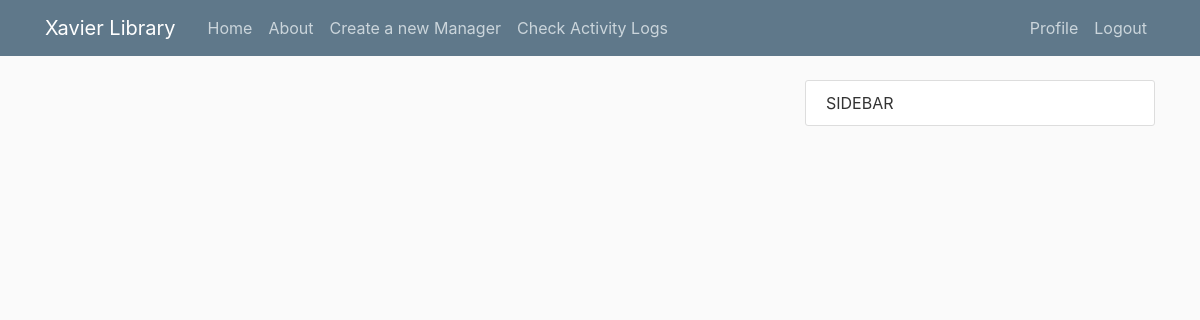
The app's page /logentry/ (signed in), older data.
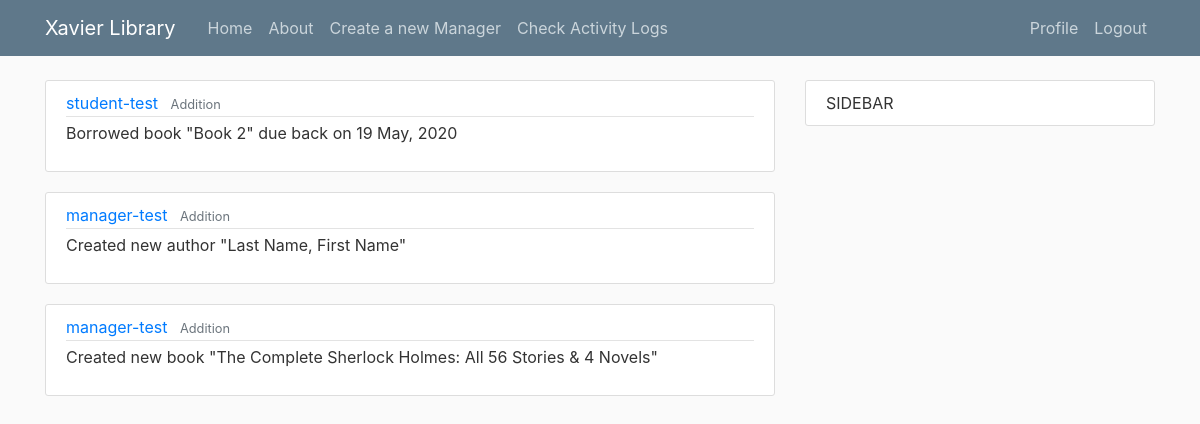
The same page, newer data.
### users/models.py (models this page shows, shortened)
class Activity(models.Model):
    action_time = models.DateTimeField(auto_now=True)
    user = models.ForeignKey(Profile, on_delete=models.SET_NULL, null=True)
    action = models.CharField(max_length=256)
    content = models.CharField(max_length=256)

class Profile(models.Model):
	user = models.OneToOneField(User, on_delete=models.CASCADE)
	image = models.ImageField(default ='default.jpg',upload_to='profile_pics')
	IDnum = models.CharField(max_length=8, blank=True)
	Role = models.ForeignKey('Role' , on_delete=models.SET_NULL, null=True)
	SecurityQuestion = models.CharField(max_length=50, blank=True)
	SecurityAnswer = models.CharField(max_length=30, blank=True)

### library/views.py (the view)
# urls.py: path('logentry/',LogEntryListView.as_view(), name= 'log-entry'),
class LogEntryListView(LoginRequiredMixin, UserPassesTestMixin, ListView):
	model = Activity
	template_name = 'library/logentry.html'
	context_object_name = 'activities'
	def test_func(self):
		if str(self.request.user.profile.Role) == "Administrator":
			return True
		return False

### users/models.py (called while the page is built)
	def __str__(self):
		return self.name

### library/templates/library/logentry.html
{% extends "library/base.html" %}
{% block content%}
	{% for activity in activities %}
		<article class="media content-section">
		  <div class="media-body">
		    <div class="article-metadata">
		      <a class="mr-2" href="#">{{ activity.user.user }}</a>
		      <small class="text-muted">{{ activity.action }}</small>
		    </div>
			  <p>{{ activity.content }}</p>
		  </div>
		</article>
	{% endfor %}
{% endblock content %}

### library/templates/library/base.html (shortened to what this page needs)
{% load static %}
<!DOCTYPE html>
<html>
<head>
    <link rel="stylesheet" href="https://stackpath.bootstrapcdn.com/bootstrap/4.4.1/css/bootstrap.min.css">
    <link rel="stylesheet" type="text/css" href="{% static 'library/main.css' %}">
</head>
<body>
	<header class="site-header">
	  <nav class="navbar navbar-expand-md navbar-dark bg-steel fixed-top">
	    <div class="container">
	      <a class="navbar-brand mr-4" href="{% url 'library-home'%}">Xavier Library</a>
	      <div class="collapse navbar-collapse" id="navbarToggle">
	        <div class="navbar-nav mr-auto">
	          <a class="nav-item nav-link" href="{% url 'library-home'%}">Home</a>
	          <a class="nav-item nav-link" href="{% url 'library-about'%}">About</a>
	          {% if user.profile.Role.create_manager %}
	          <a class="nav-item nav-link" href="{% url 'new_manager' %}">Create a new Manager</a>
	          <a class="nav-item nav-link" href="{% url 'log-entry' %}">Check Activity Logs</a>
	          {% endif %}
	        </div>
	        <div class="navbar-nav">
	        	{% if user.is_authenticated %}
	        		<a class="nav-item nav-link" href="{% url 'profile' %}">Profile</a>
	        		<a class="nav-item nav-link" href="{% url 'logout' %}">Logout</a>
	        	{% else %}
	          		<a class="nav-item nav-link" href="{% url 'login' %}">Login</a>
	          		<a class="nav-item nav-link" href="{% url 'register' %}">Register</a>
	          	{% endif %}
	        </div>
	      </div>
	    </div>
	  </nav>
	</header>
	<main role="main" class="container">
	  <div class="row">
	    <div class="col-md-8">
	      {% block content %}{% endblock %}
	    </div>
	    <div class="col-md-4">
	      <div class="content-section">
			  SIDEBAR
	      </div>
	    </div>
	  </div>
	</main>
</body>
</html>

### library/static/library/main.css (style rules this page uses)
body { background: #fafafa; color: #333333; margin-top: 5rem; }
.bg-steel { background-color: #5f788a; }
.site-header .navbar-nav .nav-link { color: #cbd5db; }
.content-section { background: #ffffff; padding: 10px 20px; border: 1px solid #dddddd; border-radius: 3px; margin-bottom: 20px; }
.article-metadata { padding-bottom: 1px; margin-bottom: 4px; border-bottom: 1px solid #e3e3e3 }

Row changes from the older to the newer data that the page shows:
added Activity: user.user "student-test", action "Addition", content "Borrowed book \"Book 2\" due back on 19 May, 2020"
added Activity: user.user "manager-test", action "Addition", content "Created new author \"Last Name, First Name\""
added Activity: user.user "manager-test", action "Addition", content "Created new book \"The Complete Sherlock Holmes: All 56 Stories & 4 Novels\""
